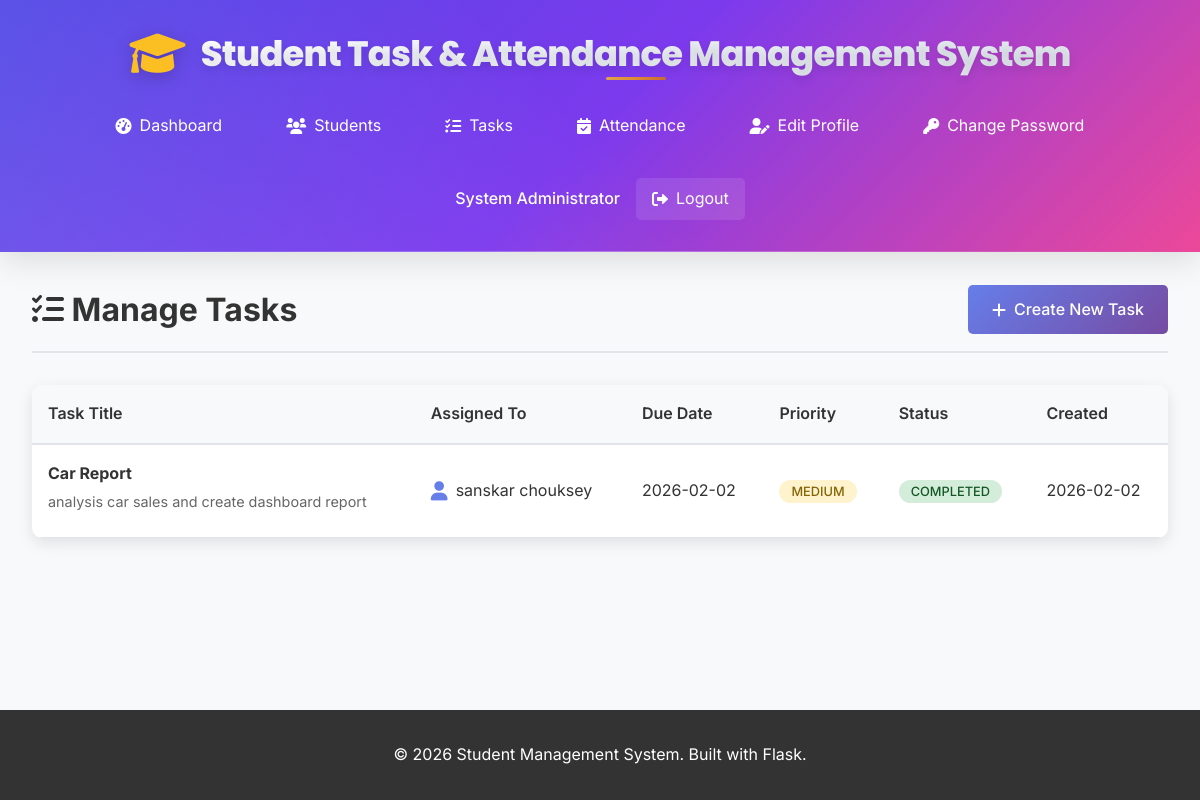
The app's page /admin/tasks (signed in) with its own data.
### models.py (models this page shows, shortened)
class User(UserMixin, db.Model):
    id = db.Column(db.Integer, primary_key=True)
    username = db.Column(db.String(80), unique=True, nullable=False)
    email = db.Column(db.String(120), unique=True, nullable=False)
    password_hash = db.Column(db.String(120), nullable=False)
    role = db.Column(db.String(20), nullable=False, default='student')  # 'admin' or 'student'
    full_name = db.Column(db.String(100), nullable=False)
    created_at = db.Column(db.DateTime, default=datetime.utcnow)
    is_active = db.Column(db.Boolean, default=True)
    tasks = db.relationship('Task', backref='assigned_student', lazy=True, foreign_keys='Task.student_id')
    attendance_records = db.relationship('Attendance', backref='student', lazy=True, foreign_keys='Attendance.student_id')
    def is_admin(self):
        return self.role == 'admin'

class Task(db.Model):
    id = db.Column(db.Integer, primary_key=True)
    title = db.Column(db.String(200), nullable=False)
    description = db.Column(db.Text, nullable=True)
    due_date = db.Column(db.Date, nullable=False)
    status = db.Column(db.String(20), default='pending')  # 'pending', 'in_progress', 'completed'
    priority = db.Column(db.String(20), default='medium')  # 'low', 'medium', 'high'
    created_at = db.Column(db.DateTime, default=datetime.utcnow)
    updated_at = db.Column(db.DateTime, default=datetime.utcnow, onupdate=datetime.utcnow)
    student_id = db.Column(db.Integer, db.ForeignKey('user.id'), nullable=False)
    created_by = db.Column(db.Integer, db.ForeignKey('user.id'), nullable=False)
    creator = db.relationship('User', foreign_keys=[created_by], backref='created_tasks')

### app.py (the view)
    def decorated_function(*args, **kwargs):
        if not current_user.is_authenticated or not current_user.is_admin():
            flash('Access denied. Admin privileges required.', 'error')
            return redirect(url_for('student.dashboard'))
        return f(*args, **kwargs)

### app.py (called while the page is built)
@app.context_processor
def inject_date():
    return {'date': date}

def admin_required(f):
    def decorated_function(*args, **kwargs):
        if not current_user.is_authenticated or not current_user.is_admin():
            flash('Access denied. Admin privileges required.', 'error')
            return redirect(url_for('student.dashboard'))
        return f(*args, **kwargs)
    decorated_function.__name__ = f.__name__
    return decorated_function

@app.route('/admin/tasks')
@login_required
@admin_required
def admin_tasks():
    tasks = Task.query.order_by(Task.due_date.desc()).all()
    return render_template('admin/tasks.html', tasks=tasks)

### templates/admin/tasks.html (shortened to what this page needs)
{% extends "base.html" %}
{% block content %}
<div class="page-container">
    <div class="page-header">
        <h1><i class="fas fa-tasks"></i> Manage Tasks</h1>
        <a href="{{ url_for('create_task') }}" class="btn btn-primary">
            <i class="fas fa-plus"></i> Create New Task
        </a>
    </div>
    {% if tasks %}
        <div class="table-container">
            <table class="data-table">
                <thead>
                    <tr>
                        <th>Task Title</th>
                        <th>Assigned To</th>
                        <th>Due Date</th>
                        <th>Priority</th>
                        <th>Status</th>
                        <th>Created</th>
                    </tr>
                </thead>
                <tbody>
                    {% for task in tasks %}
                        <tr>
                            <td>
                                <div class="task-info">
                                    <strong>{{ task.title }}</strong>
                                    {% if task.description %}
                                        <p style="font-size: 0.9rem; color: #666; margin-top: 0.25rem;">
                                            {{ task.description[:100] }}{% if task.description|length > 100 %}...{% endif %}
                                        </p>
                                    {% endif %}
                                </div>
                            </td>
                            <td>
                                <div class="user-info">
                                    <i class="fas fa-user"></i>
                                    <span>{{ task.assigned_student.full_name }}</span>
                                </div>
                            </td>
                            <td>
                                <span class="{% if task.due_date < date.today() and task.status != 'completed' %}text-danger{% endif %}">
                                    {{ task.due_date.strftime('%Y-%m-%d') }}
                                </span>
                            </td>
                            <td>
                                <span class="priority-badge priority-{{ task.priority }}">
                                    {{ task.priority.title() }}
                                </span>
                            </td>
                            <td>
                                <span class="task-status status-{{ task.status }}">
                                    {{ task.status.replace('_', ' ').title() }}
                                </span>
                            </td>
                            <td>{{ task.created_at.strftime('%Y-%m-%d') }}</td>
                        </tr>
                    {% endfor %}
                </tbody>
            </table>
        </div>
    {% endif %}
</div>
{% endblock %}

### templates/base.html (shortened to what this page needs)
<!DOCTYPE html>
<html lang="en">
<head>
    <link rel="stylesheet" href="{{ url_for('static', filename='css/style.css') }}">
    <link href="https://cdnjs.cloudflare.com/ajax/libs/font-awesome/6.0.0/css/all.min.css" rel="stylesheet">
</head>
<body>
    <nav class="navbar">
        <div class="nav-container">
            <div class="nav-brand">
                <i class="fas fa-graduation-cap"></i>
                <span>Student Task & Attendance Management System</span>
            </div>
            {% if current_user.is_authenticated %}
            <div class="nav-menu">
                {% if current_user.is_admin() %}
                    <a href="{{ url_for('admin_dashboard') }}" class="nav-link">
                        <i class="fas fa-tachometer-alt"></i> Dashboard
                    </a>
                    <a href="{{ url_for('admin_students') }}" class="nav-link">
                        <i class="fas fa-users"></i> Students
                    </a>
                    <a href="{{ url_for('admin_tasks') }}" class="nav-link">
                        <i class="fas fa-tasks"></i> Tasks
                    </a>
                    <a href="{{ url_for('admin_attendance') }}" class="nav-link">
                        <i class="fas fa-calendar-check"></i> Attendance
                    </a>
                    <a href="{{ url_for('admin_edit_profile') }}" class="nav-link">
                        <i class="fas fa-user-edit"></i> Edit Profile
                    </a>
                    <a href="{{ url_for('admin_change_password') }}" class="nav-link">
                        <i class="fas fa-key"></i> Change Password
                    </a>
                {% endif %}
                <div class="nav-user">
                    <span class="user-name">{{ current_user.full_name }}</span>
                    <a href="{{ url_for('logout') }}" class="nav-link logout">
                        <i class="fas fa-sign-out-alt"></i> Logout
                    </a>
                </div>
            </div>
            {% endif %}
        </div>
    </nav>
    <main class="main-content">
        {% block content %}{% endblock %}
    </main>
    <footer class="footer">
        <div class="footer-content">
            <p>&copy; 2026 Student Management System. Built with Flask.</p>
        </div>
    </footer>
</body>
</html>

### static/css/style.css (style rules this page uses)
* { margin: 0; padding: 0; box-sizing: border-box; }
body { font-family: 'Inter', -apple-system, BlinkMacSystemFont, 'Segoe UI', Roboto, Oxygen, Ubuntu, Cantarell, sans-serif; line-height: 1.6; color: #333; background-color: #f8f9fa; min-height: 100vh; display: flex; flex-direction: column; }
.navbar { background: linear-gradient(135deg, #4f46e5 0%, #7c3aed 50%, #ec4899 100%); color: white; padding: 2rem 0; box-shadow: 0 8px 32px rgba(0,0,0,0.12); position: relative; overflow: hidden; }
.navbar::before { content: ''; position: absolute; top: 0; left: 0; right: 0; bottom: 0; background: linear-gradient(45deg, rgba(255,255,255,0.1) 0%, transparent 50%); pointer-events: none; }
.navbar::after { content: ''; position: absolute; bottom: 0; left: 0; right: 0; height: 1px; background: linear-gradient(90deg, transparent 0%, rgba(255,255,255,0.3) 50%, transparent 100%); }
.nav-container { max-width: 1200px; margin: 0 auto; padding: 0 2rem; display: flex; flex-direction: column; align-items: center; gap: 1rem; }
.nav-brand { display: flex; align-items: center; justify-content: center; font-family: 'Poppins', sans-serif; font-size: 2.2rem; font-weight: 800; text-align: center; letter-spacing: -0.02em; position: relative; z-index: 1; margin-bottom: 0.75rem; line-height: 1.2; }
.nav-brand span { background: linear-gradient(135deg, #ffffff 0%, #f1f5f9 30%, #e2e8f0 100%); -webkit-background-clip: text; -webkit-text-fill-color: transparent; background-clip: text; text-shadow: 0 4px 8px rgba(0,0,0,0.1); position: relative; }
.nav-brand span::after { content: ''; position: absolute; bottom: -4px; left: 50%; transform: translateX(-50%); width: 60px; height: 3px; background: linear-gradient(90deg, #fbbf24, #f59e0b, #d97706); border-radius: 2px; opacity: 0.8; }
.nav-brand i { margin-right: 1rem; font-size: 2.8rem; color: #fbbf24; filter: drop-shadow(0 4px 8px rgba(0,0,0,0.2)); animation: pulse 2s ease-in-out infinite alternate; }
.nav-menu { display: flex; align-items: center; gap: 2rem; flex-wrap: wrap; justify-content: center; }
.nav-link { color: white; text-decoration: none; padding: 0.5rem 1rem; border-radius: 5px; transition: background-color 0.3s; display: flex; align-items: center; gap: 0.5rem; }
.nav-user { display: flex; align-items: center; gap: 1rem; }
.user-name { font-weight: 500; }
.logout { background-color: rgba(255,255,255,0.1); }
.main-content { flex: 1; max-width: 1200px; margin: 0 auto; padding: 2rem; width: 100%; }
.btn { padding: 0.75rem 1.5rem; border: none; border-radius: 5px; font-size: 1rem; font-weight: 500; text-decoration: none; display: inline-flex; align-items: center; gap: 0.5rem; cursor: pointer; transition: all 0.3s; text-align: center; justify-content: center; }
.btn-primary { background: linear-gradient(135deg, #667eea 0%, #764ba2 100%); color: white; }
.task-info p, .attendance-info p { color: #666; font-size: 0.9rem; margin-bottom: 0.5rem; }
.task-status, .attendance-status { padding: 0.25rem 0.75rem; border-radius: 20px; font-size: 0.8rem; font-weight: 500; text-transform: uppercase; }
.status-completed { background-color: #d4edda; color: #155724; }
.table-container { background: white; border-radius: 10px; box-shadow: 0 5px 15px rgba(0,0,0,0.1); overflow: hidden; }
.data-table { width: 100%; border-collapse: collapse; }
.data-table th { background-color: #f8f9fa; padding: 1rem; text-align: left; font-weight: 600; color: #333; border-bottom: 2px solid #e1e5e9; }
.data-table td { padding: 1rem; border-bottom: 1px solid #e1e5e9; }
.user-info { display: flex; align-items: center; gap: 0.5rem; }
.user-info i { color: #667eea; font-size: 1.2rem; }
.page-container { max-width: 1200px; margin: 0 auto; }
.page-header { display: flex; justify-content: space-between; align-items: center; margin-bottom: 2rem; padding-bottom: 1rem; border-bottom: 2px solid #e1e5e9; }
.page-header h1 { color: #333; }
.footer { background-color: #333; color: white; text-align: center; padding: 2rem 0; margin-top: auto; }
.footer-content { max-width: 1200px; margin: 0 auto; padding: 0 2rem; }

### templates/admin/tasks.html (style rules this page uses)
.priority-badge { padding: 0.25rem 0.75rem; border-radius: 20px; font-size: 0.8rem; font-weight: 500; text-transform: uppercase; }
.priority-medium { background-color: #fff3cd; color: #856404; }

### records on screen
User: full_name "System Administrator"
Task: title "Car Report", description "analysis car sales and create dashboard report", assigned_student.full_name "sanskar chouksey", due_date "2026-02-02", priority "MEDIUM", status.replace "COMPLETED", created_at "2026-02-02"
